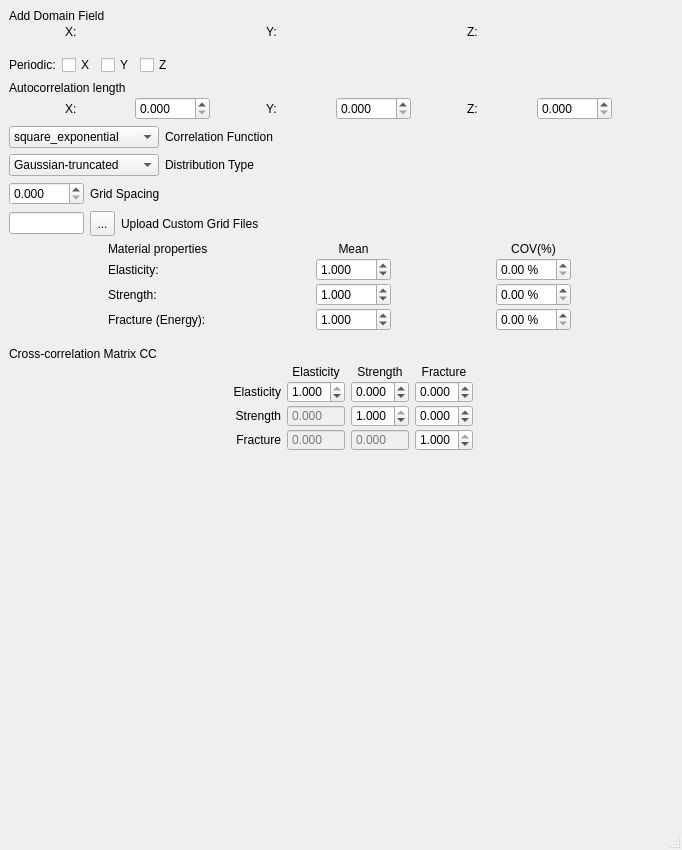
<?xml version="1.0" encoding="UTF-8"?>
<ui version="4.0">
 <class>MainWindow</class>
 <widget class="QMainWindow" name="MainWindow">
  <property name="geometry">
   <rect>
    <x>0</x>
    <y>0</y>
    <width>682</width>
    <height>850</height>
   </rect>
  </property>
  <property name="sizePolicy">
   <sizepolicy hsizetype="Expanding" vsizetype="Expanding">
    <horstretch>0</horstretch>
    <verstretch>0</verstretch>
   </sizepolicy>
  </property>
  <property name="windowTitle">
   <string>MainWindow</string>
  </property>
  <widget class="QWidget" name="centralwidget">
   <property name="sizePolicy">
    <sizepolicy hsizetype="Expanding" vsizetype="Expanding">
     <horstretch>0</horstretch>
     <verstretch>0</verstretch>
    </sizepolicy>
   </property>
   <layout class="QVBoxLayout" name="verticalLayout_rf_field">
        <item>
         <layout class="QVBoxLayout" name="verticalLayout_rf_domain">
          <property name="spacing">
           <number>2</number>
          </property>
          <property name="leftMargin">
           <number>0</number>
          </property>
          <property name="topMargin">
           <number>0</number>
          </property>
          <property name="rightMargin">
           <number>0</number>
          </property>
          <property name="bottomMargin">
           <number>0</number>
          </property>
          <item>
           <widget class="QLabel" name="label_rf_domain_title">
            <property name="text">
             <string>Add Domain Field</string>
            </property>
           </widget>
          </item>
          <item>
           <layout class="QHBoxLayout" name="horizontalLayout_rf_domain_size">
          <property name="spacing">
           <number>0</number>
          </property>
          <property name="leftMargin">
           <number>0</number>
          </property>
          <property name="topMargin">
           <number>0</number>
          </property>
          <property name="rightMargin">
           <number>0</number>
          </property>
          <property name="bottomMargin">
           <number>0</number>
          </property>
          <item>
           <widget class="QLabel" name="label_rf_x_bounds">
            <property name="maximumSize">
             <size>
              <width>14</width>
              <height>16777215</height>
             </size>
            </property>
            <property name="text">
             <string>X:</string>
            </property>
           </widget>
          </item>
          <item>
           <widget class="Gui::QuantitySpinBox" name="rfFieldXSize" native="true">
            <property name="minimumSize">
             <size>
              <width>75</width>
              <height>0</height>
             </size>
            </property>
            <property name="maximumSize">
             <size>
              <width>75</width>
              <height>16777215</height>
             </size>
            </property>
            <property name="keyboardTracking" stdset="0">
             <bool>false</bool>
            </property>
            <property name="unit" stdset="0">
             <string notr="true">mm</string>
            </property>
            <property name="value" stdset="0">
             <double>0.000000000000000</double>
            </property>
           </widget>
          </item>
          <item>
           <widget class="QLabel" name="label_rf_y_bounds">
            <property name="maximumSize">
             <size>
              <width>14</width>
              <height>16777215</height>
             </size>
            </property>
            <property name="text">
             <string>Y:</string>
            </property>
           </widget>
          </item>
          <item>
           <widget class="Gui::QuantitySpinBox" name="rfFieldYSize" native="true">
            <property name="minimumSize">
             <size>
              <width>75</width>
              <height>0</height>
             </size>
            </property>
            <property name="maximumSize">
             <size>
              <width>75</width>
              <height>16777215</height>
             </size>
            </property>
            <property name="keyboardTracking" stdset="0">
             <bool>false</bool>
            </property>
            <property name="unit" stdset="0">
             <string notr="true">mm</string>
            </property>
            <property name="value" stdset="0">
             <double>0.000000000000000</double>
            </property>
           </widget>
          </item>
          <item>
           <widget class="QLabel" name="label_rf_z_bounds">
            <property name="maximumSize">
             <size>
              <width>14</width>
              <height>16777215</height>
             </size>
            </property>
            <property name="text">
             <string>Z:</string>
            </property>
           </widget>
          </item>
          <item>
           <widget class="Gui::QuantitySpinBox" name="rfFieldZSize" native="true">
            <property name="minimumSize">
             <size>
              <width>75</width>
              <height>0</height>
             </size>
            </property>
            <property name="maximumSize">
             <size>
              <width>75</width>
              <height>16777215</height>
             </size>
            </property>
            <property name="keyboardTracking" stdset="0">
             <bool>false</bool>
            </property>
            <property name="unit" stdset="0">
             <string notr="true">mm</string>
            </property>
            <property name="value" stdset="0">
             <double>0.000000000000000</double>
            </property>
           </widget>
          </item>
         </layout>
          </item>
         </layout>
        </item>
        <item>
         <spacer name="spacer_rf_before_periodic">
          <property name="orientation">
           <enum>Qt::Vertical</enum>
          </property>
          <property name="sizeType">
           <enum>QSizePolicy::Fixed</enum>
          </property>
          <property name="sizeHint" stdset="0">
           <size>
            <width>20</width>
            <height>10</height>
           </size>
          </property>
         </spacer>
        </item>
        <item>
         <layout class="QHBoxLayout" name="horizontalLayout_rf_periodic">
          <item>
           <widget class="QLabel" name="label_rf_periodic">
            <property name="text">
             <string>Periodic:</string>
            </property>
           </widget>
          </item>
          <item>
           <widget class="QCheckBox" name="rfFieldPeriodicX">
            <property name="text">
             <string>X</string>
            </property>
           </widget>
          </item>
          <item>
           <widget class="QCheckBox" name="rfFieldPeriodicY">
            <property name="text">
             <string>Y</string>
            </property>
           </widget>
          </item>
          <item>
           <widget class="QCheckBox" name="rfFieldPeriodicZ">
            <property name="text">
             <string>Z</string>
            </property>
           </widget>
          </item>
          <item>
           <spacer name="spacer_rf_periodic">
            <property name="orientation">
             <enum>Qt::Horizontal</enum>
            </property>
            <property name="sizeHint" stdset="0">
             <size>
              <width>40</width>
              <height>20</height>
             </size>
            </property>
           </spacer>
          </item>
         </layout>
        </item>
        <item>
         <layout class="QVBoxLayout" name="verticalLayout_rf_autocorr">
          <property name="spacing">
           <number>2</number>
          </property>
          <property name="leftMargin">
           <number>0</number>
          </property>
          <property name="topMargin">
           <number>0</number>
          </property>
          <property name="rightMargin">
           <number>0</number>
          </property>
          <property name="bottomMargin">
           <number>0</number>
          </property>
          <item>
           <widget class="QLabel" name="label_rf_autocorr">
            <property name="text">
             <string>Autocorrelation length</string>
            </property>
           </widget>
          </item>
          <item>
           <layout class="QHBoxLayout" name="horizontalLayout_rf_autocorr">
            <property name="spacing">
             <number>0</number>
            </property>
            <property name="leftMargin">
             <number>0</number>
            </property>
            <property name="topMargin">
             <number>0</number>
            </property>
            <property name="rightMargin">
             <number>0</number>
            </property>
            <property name="bottomMargin">
             <number>0</number>
            </property>
            <item>
             <widget class="QLabel" name="label_rf_corr_l_x">
              <property name="maximumSize">
               <size>
                <width>14</width>
                <height>16777215</height>
               </size>
              </property>
              <property name="text">
               <string>X:</string>
              </property>
             </widget>
            </item>
            <item>
             <widget class="QDoubleSpinBox" name="rfFieldCorrLX">
              <property name="minimumSize">
               <size>
                <width>75</width>
                <height>0</height>
               </size>
              </property>
              <property name="maximumSize">
               <size>
                <width>75</width>
                <height>16777215</height>
               </size>
              </property>
              <property name="decimals">
               <number>3</number>
              </property>
              <property name="minimum">
               <double>0.000000000000000</double>
              </property>
              <property name="maximum">
               <double>999999.000000000000000</double>
              </property>
              <property name="value">
               <double>0.000000000000000</double>
              </property>
             </widget>
            </item>
            <item>
             <widget class="QLabel" name="label_rf_corr_l_y">
              <property name="maximumSize">
               <size>
                <width>14</width>
                <height>16777215</height>
               </size>
              </property>
              <property name="text">
               <string>Y:</string>
              </property>
             </widget>
            </item>
            <item>
             <widget class="QDoubleSpinBox" name="rfFieldCorrLY">
              <property name="minimumSize">
               <size>
                <width>75</width>
                <height>0</height>
               </size>
              </property>
              <property name="maximumSize">
               <size>
                <width>75</width>
                <height>16777215</height>
               </size>
              </property>
              <property name="decimals">
               <number>3</number>
              </property>
              <property name="minimum">
               <double>0.000000000000000</double>
              </property>
              <property name="maximum">
               <double>999999.000000000000000</double>
              </property>
              <property name="value">
               <double>0.000000000000000</double>
              </property>
             </widget>
            </item>
            <item>
             <widget class="QLabel" name="label_rf_corr_l_z">
              <property name="maximumSize">
               <size>
                <width>14</width>
                <height>16777215</height>
               </size>
              </property>
              <property name="text">
               <string>Z:</string>
              </property>
             </widget>
            </item>
            <item>
             <widget class="QDoubleSpinBox" name="rfFieldCorrLZ">
              <property name="minimumSize">
               <size>
                <width>75</width>
                <height>0</height>
               </size>
              </property>
              <property name="maximumSize">
               <size>
                <width>75</width>
                <height>16777215</height>
               </size>
              </property>
              <property name="decimals">
               <number>3</number>
              </property>
              <property name="minimum">
               <double>0.000000000000000</double>
              </property>
              <property name="maximum">
               <double>999999.000000000000000</double>
              </property>
              <property name="value">
               <double>0.000000000000000</double>
              </property>
             </widget>
            </item>
           </layout>
          </item>
         </layout>
        </item>
        <item>
         <layout class="QHBoxLayout" name="horizontalLayout_rf_corr_function">
          <item>
           <widget class="QComboBox" name="rfFieldCorrFunction">
            <property name="minimumSize">
             <size>
              <width>150</width>
              <height>0</height>
             </size>
            </property>
            <property name="maximumSize">
             <size>
              <width>150</width>
              <height>16777215</height>
             </size>
            </property>
            <item>
             <property name="text">
              <string>square_exponential</string>
             </property>
            </item>
            <item>
             <property name="text">
              <string>exponential</string>
             </property>
            </item>
           </widget>
          </item>
          <item>
           <widget class="QLabel" name="label_rf_corr_function">
            <property name="text">
             <string>Correlation Function</string>
            </property>
           </widget>
          </item>
         </layout>
        </item>
        <item>
         <layout class="QHBoxLayout" name="horizontalLayout_rf_dist_type">
          <item>
           <widget class="QComboBox" name="rfFieldDistType">
            <property name="minimumSize">
             <size>
              <width>150</width>
              <height>0</height>
             </size>
            </property>
            <property name="maximumSize">
             <size>
              <width>150</width>
              <height>16777215</height>
             </size>
            </property>
            <item>
             <property name="text">
              <string>Gaussian-truncated</string>
             </property>
            </item>
           </widget>
          </item>
          <item>
           <widget class="QLabel" name="label_rf_dist_type">
            <property name="text">
             <string>Distribution Type</string>
            </property>
           </widget>
          </item>
         </layout>
        </item>
        <item>
         <layout class="QHBoxLayout" name="horizontalLayout_rf_grid_spacing">
          <item>
           <widget class="QDoubleSpinBox" name="rfFieldGridSpacing">
            <property name="minimumSize">
             <size>
              <width>75</width>
              <height>0</height>
             </size>
            </property>
            <property name="maximumSize">
             <size>
              <width>75</width>
              <height>16777215</height>
             </size>
            </property>
            <property name="decimals">
             <number>3</number>
            </property>
            <property name="minimum">
             <double>0.000000000000000</double>
            </property>
            <property name="maximum">
             <double>999999.000000000000000</double>
            </property>
            <property name="singleStep">
             <double>0.100000000000000</double>
            </property>
           </widget>
          </item>
          <item>
           <widget class="QLabel" name="label_rf_grid_spacing">
            <property name="text">
             <string>Grid Spacing</string>
            </property>
           </widget>
          </item>
         </layout>
        </item>
        <item>
         <layout class="QHBoxLayout" name="horizontalLayout_rf_grid_file">
          <item>
           <widget class="QLineEdit" name="rfGridFile">
            <property name="readOnly">
             <bool>true</bool>
            </property>
            <property name="minimumSize">
             <size>
              <width>75</width>
              <height>0</height>
             </size>
            </property>
            <property name="maximumSize">
             <size>
              <width>75</width>
              <height>16777215</height>
             </size>
            </property>
            <property name="toolTip">
             <string>Custom grid coordinates (.npy, .csv, .txt)</string>
            </property>
           </widget>
          </item>
          <item>
           <widget class="QToolButton" name="rfGridFileReadButton">
            <property name="sizePolicy">
             <sizepolicy hsizetype="Fixed" vsizetype="Fixed">
              <horstretch>0</horstretch>
              <verstretch>0</verstretch>
             </sizepolicy>
            </property>
            <property name="minimumSize">
             <size>
              <width>25</width>
              <height>25</height>
             </size>
            </property>
            <property name="maximumSize">
             <size>
              <width>25</width>
              <height>25</height>
             </size>
            </property>
            <property name="text">
             <string notr="true">...</string>
            </property>
           </widget>
          </item>
          <item>
           <widget class="QLabel" name="label_rf_grid_file">
            <property name="text">
             <string>Upload Custom Grid Files</string>
            </property>
           </widget>
          </item>
         </layout>
        </item>
        <item>
         <layout class="QGridLayout" name="gridLayout_rf_material">
            <property name="leftMargin">
             <number>0</number>
             </property>
            <property name="topMargin">
             <number>0</number>
             </property>
            <property name="rightMargin">
             <number>0</number>
             </property>
            <property name="bottomMargin">
             <number>0</number>
             </property>
            <property name="horizontalSpacing">
             <number>6</number>
             </property>
            <property name="verticalSpacing">
             <number>2</number>
             </property>
          <item row="0" column="0">
           <widget class="QLabel" name="label_rf_material_title">
            <property name="minimumSize">
             <size>
              <width>103</width>
              <height>0</height>
             </size>
             </property>
            <property name="maximumSize">
             <size>
              <width>103</width>
              <height>16777215</height>
             </size>
             </property>
            <property name="text">
             <string>Material properties</string>
             </property>
            <property name="alignment">
             <set>Qt::AlignLeading|Qt::AlignLeft|Qt::AlignVCenter</set>
             </property>
            </widget>
          </item>
          <item row="0" column="1">
           <widget class="QLabel" name="label_rf_material_mean_header">
            <property name="minimumSize">
             <size>
              <width>75</width>
              <height>0</height>
             </size>
             </property>
            <property name="maximumSize">
             <size>
              <width>75</width>
              <height>16777215</height>
             </size>
             </property>
            <property name="text">
             <string>Mean</string>
             </property>
            <property name="alignment">
             <set>Qt::AlignHCenter|Qt::AlignVCenter</set>
             </property>
            </widget>
          </item>
          <item row="0" column="2">
           <widget class="QLabel" name="label_rf_material_cov_header">
            <property name="minimumSize">
             <size>
              <width>75</width>
              <height>0</height>
             </size>
             </property>
            <property name="maximumSize">
             <size>
              <width>75</width>
              <height>16777215</height>
             </size>
             </property>
            <property name="text">
             <string>COV(%)</string>
             </property>
            <property name="alignment">
             <set>Qt::AlignHCenter|Qt::AlignVCenter</set>
             </property>
            </widget>
          </item>
          <item row="1" column="0">
           <widget class="QLabel" name="label_rf_elasticity">
              <property name="minimumSize">
               <size>
                 <width>103</width>
                 <height>0</height>
               </size>
              </property>
              <property name="maximumSize">
               <size>
                 <width>103</width>
                 <height>16777215</height>
               </size>
              </property>
              <property name="text">
               <string>Elasticity:</string>
              </property>
              <property name="alignment">
               <set>Qt::AlignLeft|Qt::AlignVCenter</set>
              </property>
             </widget>
          </item>
          <item row="1" column="1">
           <widget class="QDoubleSpinBox" name="rfFieldElasticityMean">
              <property name="minimumSize">
               <size>
                 <width>75</width>
                 <height>0</height>
               </size>
              </property>
              <property name="maximumSize">
               <size>
                 <width>75</width>
                 <height>16777215</height>
               </size>
              </property>
              <property name="decimals">
               <number>3</number>
              </property>
              <property name="maximum">
               <double>999999.000000000000000</double>
              </property>
              <property name="value">
               <double>1.000000000000000</double>
              </property>
             </widget>
          </item>
          <item row="1" column="2">
           <widget class="QDoubleSpinBox" name="rfFieldElasticityCOV">
              <property name="minimumSize">
               <size>
                 <width>75</width>
                 <height>0</height>
               </size>
              </property>
              <property name="maximumSize">
               <size>
                 <width>75</width>
                 <height>16777215</height>
               </size>
              </property>
              <property name="toolTip">
               <string>COV (%)</string>
              </property>
              <property name="suffix">
               <string> %</string>
              </property>
              <property name="decimals">
               <number>2</number>
              </property>
              <property name="maximum">
               <double>999999.000000000000000</double>
              </property>
             </widget>
          </item>
          <item row="2" column="0">
           <widget class="QLabel" name="label_rf_strength">
              <property name="minimumSize">
               <size>
                 <width>103</width>
                 <height>0</height>
               </size>
              </property>
              <property name="maximumSize">
               <size>
                 <width>103</width>
                 <height>16777215</height>
               </size>
              </property>
              <property name="text">
               <string>Strength:</string>
              </property>
              <property name="alignment">
               <set>Qt::AlignLeft|Qt::AlignVCenter</set>
              </property>
             </widget>
          </item>
          <item row="2" column="1">
           <widget class="QDoubleSpinBox" name="rfFieldStrengthMean">
              <property name="minimumSize">
               <size>
                 <width>75</width>
                 <height>0</height>
               </size>
              </property>
              <property name="maximumSize">
               <size>
                 <width>75</width>
                 <height>16777215</height>
               </size>
              </property>
              <property name="decimals">
               <number>3</number>
              </property>
              <property name="maximum">
               <double>999999.000000000000000</double>
              </property>
              <property name="value">
               <double>1.000000000000000</double>
              </property>
             </widget>
          </item>
          <item row="2" column="2">
           <widget class="QDoubleSpinBox" name="rfFieldStrengthCOV">
              <property name="minimumSize">
               <size>
                 <width>75</width>
                 <height>0</height>
               </size>
              </property>
              <property name="maximumSize">
               <size>
                 <width>75</width>
                 <height>16777215</height>
               </size>
              </property>
              <property name="toolTip">
               <string>COV (%)</string>
              </property>
              <property name="suffix">
               <string> %</string>
              </property>
              <property name="decimals">
               <number>2</number>
              </property>
              <property name="maximum">
               <double>999999.000000000000000</double>
              </property>
             </widget>
          </item>
          <item row="3" column="0">
           <widget class="QLabel" name="label_rf_fracture">
              <property name="minimumSize">
               <size>
                 <width>103</width>
                 <height>0</height>
               </size>
              </property>
              <property name="maximumSize">
               <size>
                 <width>103</width>
                 <height>16777215</height>
               </size>
              </property>
              <property name="text">
               <string>Fracture (Energy):</string>
              </property>
              <property name="alignment">
               <set>Qt::AlignLeft|Qt::AlignVCenter</set>
              </property>
             </widget>
          </item>
          <item row="3" column="1">
           <widget class="QDoubleSpinBox" name="rfFieldFractureMean">
              <property name="minimumSize">
               <size>
                 <width>75</width>
                 <height>0</height>
               </size>
              </property>
              <property name="maximumSize">
               <size>
                 <width>75</width>
                 <height>16777215</height>
               </size>
              </property>
              <property name="decimals">
               <number>3</number>
              </property>
              <property name="maximum">
               <double>999999.000000000000000</double>
              </property>
              <property name="value">
               <double>1.000000000000000</double>
              </property>
             </widget>
          </item>
          <item row="3" column="2">
           <widget class="QDoubleSpinBox" name="rfFieldFractureCOV">
              <property name="minimumSize">
               <size>
                 <width>75</width>
                 <height>0</height>
               </size>
              </property>
              <property name="maximumSize">
               <size>
                 <width>75</width>
                 <height>16777215</height>
               </size>
              </property>
              <property name="toolTip">
               <string>COV (%)</string>
              </property>
              <property name="suffix">
               <string> %</string>
              </property>
              <property name="decimals">
               <number>2</number>
              </property>
              <property name="maximum">
               <double>999999.000000000000000</double>
              </property>
             </widget>
          </item>
         </layout>
        </item>
        <item>
         <spacer name="spacer_rf_material_matrix_gap">
          <property name="orientation">
           <enum>Qt::Vertical</enum>
          </property>
          <property name="sizeType" stdset="0">
           <enum>QSizePolicy::Fixed</enum>
          </property>
          <property name="sizeHint" stdset="0">
           <size>
            <width>20</width>
            <height>10</height>
           </size>
          </property>
         </spacer>
        </item>
        <item>
         <widget class="QGroupBox" name="gb_rf_correlation_matrix">
          <property name="styleSheet">
           <string notr="true">QGroupBox { border: 0px; margin-top: 0px; padding-top: 0px; margin-left: 0px; padding-left: 0px; }</string>
          </property>
          <property name="title">
           <string></string>
          </property>
          <layout class="QVBoxLayout" name="verticalLayout_rf_matrix_outer">
           <property name="leftMargin">
            <number>0</number>
           </property>
           <property name="topMargin">
            <number>0</number>
           </property>
           <property name="rightMargin">
            <number>0</number>
           </property>
           <property name="bottomMargin">
            <number>0</number>
           </property>
           <property name="spacing">
            <number>4</number>
           </property>
           <item>
            <widget class="QLabel" name="label_rf_matrix_title">
             <property name="sizePolicy">
              <sizepolicy hsizetype="Preferred" vsizetype="Preferred">
               <horstretch>0</horstretch>
               <verstretch>0</verstretch>
              </sizepolicy>
                </property>
             <property name="text">
              <string>Cross-correlation Matrix CC</string>
                </property>
             <property name="alignment">
              <set>Qt::AlignLeading|Qt::AlignLeft|Qt::AlignVCenter</set>
                </property>
            </widget>
           </item>
           <item>
            <layout class="QHBoxLayout" name="horizontalLayout_rf_matrix_centered">
             <property name="spacing">
              <number>0</number>
             </property>
             <property name="leftMargin">
              <number>0</number>
             </property>
             <property name="topMargin">
              <number>0</number>
             </property>
             <property name="rightMargin">
              <number>0</number>
             </property>
             <property name="bottomMargin">
              <number>0</number>
             </property>
             <item>
              <spacer name="horizontalSpacer_rf_matrix_left">
               <property name="orientation">
                <enum>Qt::Horizontal</enum>
               </property>
               <property name="sizeType" stdset="0">
                <enum>QSizePolicy::Expanding</enum>
               </property>
               <property name="sizeHint" stdset="0">
                <size>
                 <width>40</width>
                 <height>20</height>
                </size>
               </property>
              </spacer>
             </item>
             <item>
              <layout class="QGridLayout" name="gridLayout_rf_matrix_c">
               <property name="leftMargin">
             <number>0</number>
                 </property>
               <property name="topMargin">
             <number>0</number>
                 </property>
               <property name="rightMargin">
             <number>0</number>
                 </property>
               <property name="bottomMargin">
             <number>0</number>
                 </property>
               <property name="horizontalSpacing">
             <number>6</number>
                 </property>
               <property name="verticalSpacing">
             <number>2</number>
                 </property>
               <item row="0" column="0">
                <widget class="QLabel" name="label_rf_matrix_corner">
               <property name="text">
             <string></string>
                 </property>
                </widget>
               </item>
               <item row="0" column="1">
                <widget class="QLabel" name="label_rf_matrix_col_elasticity">
               <property name="minimumSize">
             <size>
              <width>58</width>
              <height>0</height>
             </size>
                 </property>
               <property name="maximumSize">
             <size>
              <width>58</width>
              <height>16777215</height>
             </size>
                 </property>
               <property name="text">
             <string>Elasticity</string>
                 </property>
               <property name="alignment">
             <set>Qt::AlignHCenter|Qt::AlignVCenter</set>
                 </property>
                </widget>
               </item>
               <item row="0" column="2">
                <widget class="QLabel" name="label_rf_matrix_col_strength">
               <property name="minimumSize">
             <size>
              <width>58</width>
              <height>0</height>
             </size>
                 </property>
               <property name="maximumSize">
             <size>
              <width>58</width>
              <height>16777215</height>
             </size>
                 </property>
               <property name="text">
             <string>Strength</string>
                 </property>
               <property name="alignment">
             <set>Qt::AlignHCenter|Qt::AlignVCenter</set>
                 </property>
                </widget>
               </item>
               <item row="0" column="3">
                <widget class="QLabel" name="label_rf_matrix_col_fracture">
               <property name="minimumSize">
             <size>
              <width>58</width>
              <height>0</height>
             </size>
                 </property>
               <property name="maximumSize">
             <size>
              <width>58</width>
              <height>16777215</height>
             </size>
                 </property>
               <property name="text">
             <string>Fracture</string>
                 </property>
               <property name="alignment">
             <set>Qt::AlignHCenter|Qt::AlignVCenter</set>
                 </property>
                </widget>
               </item>
               <item row="1" column="0">
                <widget class="QLabel" name="label_rf_matrix_row_elasticity">
               <property name="minimumSize">
             <size>
              <width>72</width>
              <height>0</height>
             </size>
                 </property>
               <property name="maximumSize">
             <size>
              <width>72</width>
              <height>16777215</height>
             </size>
                 </property>
               <property name="text">
             <string>Elasticity</string>
                 </property>
               <property name="alignment">
             <set>Qt::AlignRight|Qt::AlignVCenter</set>
                 </property>
                </widget>
               </item>
               <item row="1" column="1">
                <widget class="QDoubleSpinBox" name="rfMatrixC11">
              <property name="minimumSize">
               <size>
                 <width>58</width>
                 <height>0</height>
               </size>
              </property>
              <property name="maximumSize">
               <size>
                 <width>58</width>
                 <height>16777215</height>
               </size>
              </property>
              <property name="decimals">
               <number>3</number>
              </property>
              <property name="minimum">
               <double>-1.000000000000000</double>
              </property>
              <property name="maximum">
               <double>1.000000000000000</double>
              </property>
              <property name="value">
               <double>1.000000000000000</double>
              </property>
             </widget>
               </item>
               <item row="1" column="2">
                <widget class="QDoubleSpinBox" name="rfMatrixC12">
              <property name="minimumSize">
               <size>
                 <width>58</width>
                 <height>0</height>
               </size>
              </property>
              <property name="maximumSize">
               <size>
                 <width>58</width>
                 <height>16777215</height>
               </size>
              </property>
              <property name="decimals">
               <number>3</number>
              </property>
              <property name="minimum">
               <double>-1.000000000000000</double>
              </property>
              <property name="maximum">
               <double>1.000000000000000</double>
              </property>
             </widget>
               </item>
               <item row="1" column="3">
                <widget class="QDoubleSpinBox" name="rfMatrixC13">
              <property name="minimumSize">
               <size>
                 <width>58</width>
                 <height>0</height>
               </size>
              </property>
              <property name="maximumSize">
               <size>
                 <width>58</width>
                 <height>16777215</height>
               </size>
              </property>
              <property name="decimals">
               <number>3</number>
              </property>
              <property name="minimum">
               <double>-1.000000000000000</double>
              </property>
              <property name="maximum">
               <double>1.000000000000000</double>
              </property>
             </widget>
               </item>
               <item row="2" column="0">
                <widget class="QLabel" name="label_rf_matrix_row_strength">
               <property name="minimumSize">
             <size>
              <width>72</width>
              <height>0</height>
             </size>
                 </property>
               <property name="maximumSize">
             <size>
              <width>72</width>
              <height>16777215</height>
             </size>
                 </property>
               <property name="text">
             <string>Strength</string>
                 </property>
               <property name="alignment">
             <set>Qt::AlignRight|Qt::AlignVCenter</set>
                 </property>
                </widget>
               </item>
               <item row="2" column="1">
                <widget class="QDoubleSpinBox" name="rfMatrixC21">
              <property name="enabled">
               <bool>false</bool>
              </property>
              <property name="minimumSize">
               <size>
                 <width>58</width>
                 <height>0</height>
               </size>
              </property>
              <property name="maximumSize">
               <size>
                 <width>58</width>
                 <height>16777215</height>
               </size>
              </property>
              <property name="styleSheet">
               <string notr="true">color: rgb(120, 120, 120);</string>
              </property>
              <property name="readOnly">
               <bool>true</bool>
              </property>
              <property name="buttonSymbols">
               <enum>QAbstractSpinBox::NoButtons</enum>
              </property>
              <property name="decimals">
               <number>3</number>
              </property>
              <property name="minimum">
               <double>-1.000000000000000</double>
              </property>
              <property name="maximum">
               <double>1.000000000000000</double>
              </property>
             </widget>
               </item>
               <item row="2" column="2">
                <widget class="QDoubleSpinBox" name="rfMatrixC22">
              <property name="minimumSize">
               <size>
                 <width>58</width>
                 <height>0</height>
               </size>
              </property>
              <property name="maximumSize">
               <size>
                 <width>58</width>
                 <height>16777215</height>
               </size>
              </property>
              <property name="decimals">
               <number>3</number>
              </property>
              <property name="minimum">
               <double>-1.000000000000000</double>
              </property>
              <property name="maximum">
               <double>1.000000000000000</double>
              </property>
              <property name="value">
               <double>1.000000000000000</double>
              </property>
             </widget>
               </item>
               <item row="2" column="3">
                <widget class="QDoubleSpinBox" name="rfMatrixC23">
              <property name="minimumSize">
               <size>
                 <width>58</width>
                 <height>0</height>
               </size>
              </property>
              <property name="maximumSize">
               <size>
                 <width>58</width>
                 <height>16777215</height>
               </size>
              </property>
              <property name="decimals">
               <number>3</number>
              </property>
              <property name="minimum">
               <double>-1.000000000000000</double>
              </property>
              <property name="maximum">
               <double>1.000000000000000</double>
              </property>
             </widget>
               </item>
               <item row="3" column="0">
                <widget class="QLabel" name="label_rf_matrix_row_fracture">
               <property name="minimumSize">
             <size>
              <width>72</width>
              <height>0</height>
             </size>
                 </property>
               <property name="maximumSize">
             <size>
              <width>72</width>
              <height>16777215</height>
             </size>
                 </property>
               <property name="text">
             <string>Fracture</string>
                 </property>
               <property name="alignment">
             <set>Qt::AlignRight|Qt::AlignVCenter</set>
                 </property>
                </widget>
               </item>
               <item row="3" column="1">
                <widget class="QDoubleSpinBox" name="rfMatrixC31">
              <property name="enabled">
               <bool>false</bool>
              </property>
              <property name="minimumSize">
               <size>
                 <width>58</width>
                 <height>0</height>
               </size>
              </property>
              <property name="maximumSize">
               <size>
                 <width>58</width>
                 <height>16777215</height>
               </size>
              </property>
              <property name="styleSheet">
               <string notr="true">color: rgb(120, 120, 120);</string>
              </property>
              <property name="readOnly">
               <bool>true</bool>
              </property>
              <property name="buttonSymbols">
               <enum>QAbstractSpinBox::NoButtons</enum>
              </property>
              <property name="decimals">
               <number>3</number>
              </property>
              <property name="minimum">
               <double>-1.000000000000000</double>
              </property>
              <property name="maximum">
               <double>1.000000000000000</double>
              </property>
             </widget>
               </item>
               <item row="3" column="2">
                <widget class="QDoubleSpinBox" name="rfMatrixC32">
              <property name="enabled">
               <bool>false</bool>
              </property>
              <property name="minimumSize">
               <size>
                 <width>58</width>
                 <height>0</height>
               </size>
              </property>
              <property name="maximumSize">
               <size>
                 <width>58</width>
                 <height>16777215</height>
               </size>
              </property>
              <property name="styleSheet">
               <string notr="true">color: rgb(120, 120, 120);</string>
              </property>
              <property name="readOnly">
               <bool>true</bool>
              </property>
              <property name="buttonSymbols">
               <enum>QAbstractSpinBox::NoButtons</enum>
              </property>
              <property name="decimals">
               <number>3</number>
              </property>
              <property name="minimum">
               <double>-1.000000000000000</double>
              </property>
              <property name="maximum">
               <double>1.000000000000000</double>
              </property>
             </widget>
               </item>
               <item row="3" column="3">
                <widget class="QDoubleSpinBox" name="rfMatrixC33">
              <property name="minimumSize">
               <size>
                 <width>58</width>
                 <height>0</height>
               </size>
              </property>
              <property name="maximumSize">
               <size>
                 <width>58</width>
                 <height>16777215</height>
               </size>
              </property>
              <property name="decimals">
               <number>3</number>
              </property>
              <property name="minimum">
               <double>-1.000000000000000</double>
              </property>
              <property name="maximum">
               <double>1.000000000000000</double>
              </property>
              <property name="value">
               <double>1.000000000000000</double>
              </property>
             </widget>
          </item>
              </layout>
             </item>
             <item>
              <spacer name="horizontalSpacer_rf_matrix_right">
               <property name="orientation">
                <enum>Qt::Horizontal</enum>
               </property>
               <property name="sizeType" stdset="0">
                <enum>QSizePolicy::Expanding</enum>
               </property>
               <property name="sizeHint" stdset="0">
                <size>
                 <width>40</width>
                 <height>20</height>
                </size>
               </property>
              </spacer>
             </item>
            </layout>
           </item>
          </layout>
         </widget>
        </item>
        <item>
         <spacer name="verticalSpacer_rf_field">
          <property name="orientation">
           <enum>Qt::Vertical</enum>
          </property>
          <property name="sizeHint" stdset="0">
           <size>
            <width>20</width>
            <height>40</height>
           </size>
          </property>
          <property name="sizeType" stdset="0">
           <enum>QSizePolicy::Expanding</enum>
          </property>
         </spacer>
        </item>
   </layout>
  </widget>
  <widget class="QMenuBar" name="menubar">
   <property name="geometry">
    <rect>
     <x>0</x>
     <y>0</y>
     <width>682</width>
     <height>21</height>
    </rect>
   </property>
  </widget>
  <widget class="QStatusBar" name="statusbar"/>
 </widget>
 <resources/>
 <customwidgets>
  <customwidget>
   <class>Gui::QuantitySpinBox</class>
   <extends>QWidget</extends>
   <header>Gui/QuantitySpinBox.h</header>
  </customwidget>
 </customwidgets>
 <connections/>
</ui>
